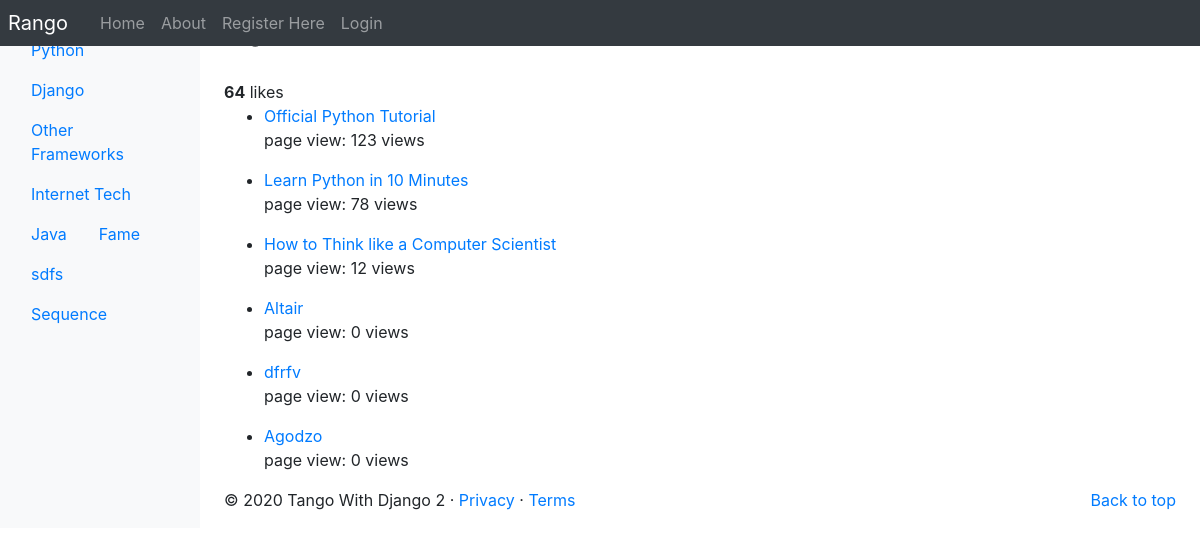
/rango/category/python/, run on an earlier commit of the app's database.
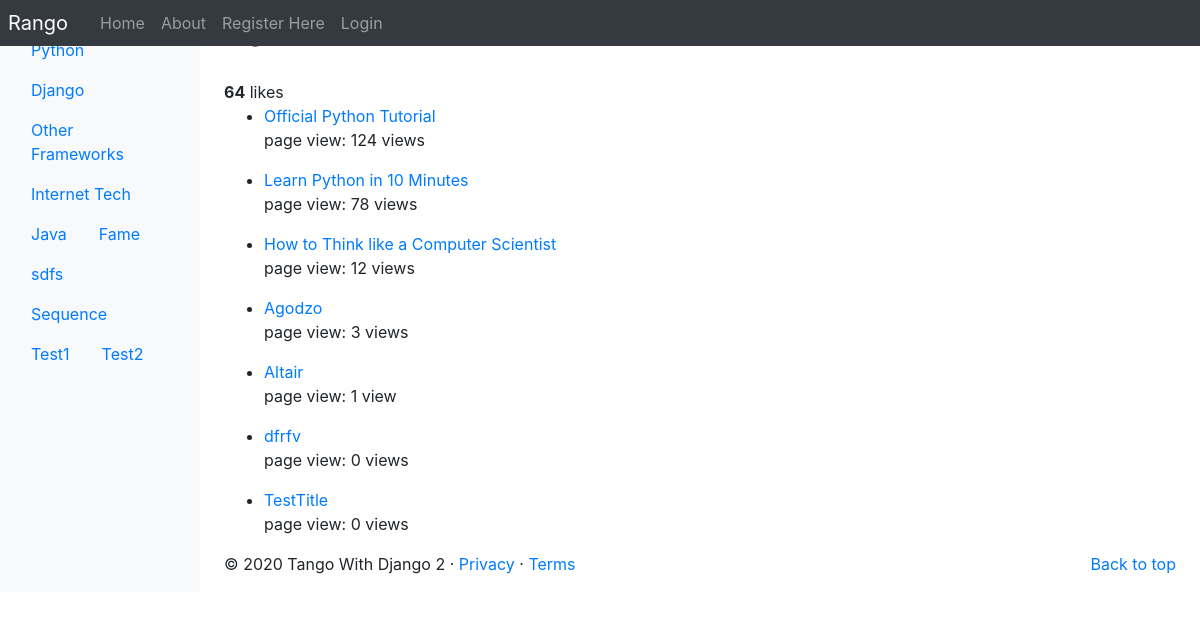
And on a later commit of the database.
### rango/models.py (models this page shows, shortened)
class Category(models.Model):
	name = models.CharField(max_length=128, unique=True)
	NAME_MAX_LENGTH = 128
	views= models.IntegerField(default=0)
	likes = models.IntegerField(default=0)
	slug = models.SlugField(unique=True)
	class Meta:
		verbose_name_plural = 'Categories'

class Page(models.Model):
	TITLE_MAX_LENGTH =128
	URL_MAX_LENGTH = 200
	category = models.ForeignKey(Category, on_delete=models.CASCADE)
	title = models.CharField(max_length=TITLE_MAX_LENGTH)
	url = models.URLField()
	views = models.IntegerField(default=0)
	class Meta:
		verbose_name_plural ='Pages'

### rango/views.py (the view, shortened to what this page needs)
# urls.py: path('category/<slug:category_name_slug>/', ShowCategoryView.as_view(), name='show_category'),
class ShowCategoryView(View):
	context_dict ={}
	query= None
	def get(self, request, category_name_slug):
		try:
			category = Category.objects.get(slug=category_name_slug)
			pages = Page.objects.filter(category=category)
			ordered_pages = pages.order_by('-views')
			self.context_dict['pages'] = ordered_pages
			self.context_dict['category'] = category
		except Category.DoesNotExist:
			self.context_dict['category'] = None
			self.context_dict['pages'] = None
		return render(request, 'rango/category.html', self.context_dict)

### rango/templatetags/rango_template_tags.py (called while the page is built)
@register.inclusion_tag('rango/categories.html')
def get_category_list(current_category = None):
    return{'categories': Category.objects.all(),
           'current_category': current_category}

### templates/rango/category.html (shortened to what this page needs)
{% extends 'rango/base.html' %}
{% load staticfiles %}
{% block body_block%}
{% if category %}
	<h1>{{category.name}}</h1> <br/>
	<div>
		<strong id="like_count">{{category.likes}}</strong> likes
	</div>
	{% if pages %}
	<ul>
		{% for page in pages %}
		<li>
			<a href="{% url 'rango:goto' %}?page_id={{page.id}}">{{page.title}}</a>
			{% if page.views > 1%}
				<p>page view: {{page.views}} views</p>
			{% elif page.views == 1 %}
				<p>page view: {{page.views}} view</p>
			{% else %}
			<p>page view: {{page.views}} views</p>
			{% endif %}
		</li>
		{% endfor %}
	</ul>
	{% else %}
		<strong>No pages currently in category.</strong><br />
	{% endif %}
{% else %}
	<strong>The specified category does not exist. </strong>
{% endif %}
{% endblock %}

### templates/rango/base.html (shortened to what this page needs)
<!DOCTYPE html>
{% load staticfiles %}
{% load rango_template_tags %}
<html lang="en">
    <head>
    <link href="https://getbootstrap.com/docs/4.2/dist/css/bootstrap.min.css" rel="stylesheet">
    <link href="https://getbootstrap.com/docs/4.2/examples/dashboard/dashboard.css" rel="stylesheet">
    </head>
    <body>
        <header>
            <nav class="navbar navbar-expand-md navbar-dark fixed-top bg-dark p-0">
                <a class="navbar-brand p-2" href="{% url 'rango:index' %}">Rango</a>
                <div class="collapse navbar-collapse" id="navbarCollapse">
                    <ul class="navbar-nav mr-auto">
                        <li class="nav-item"><a class="nav-link" href="{% url 'rango:index' %}">Home</a></li>
                        <li class="nav-item "><a class="nav-link" href="{% url 'rango:about' %}">About</a></li>
                        {% if user.is_authenticated %}
                        <li class="nav-item"><a class="nav-link" href="{% url 'auth_logout' %}?next=/rango/">Logout</a></li>
                        <li class="nav-item"><a class="nav-link" href="{% url 'rango:add_category' %}">Add Category</a></li>
                        <li class="nav-item"><a class="nav-link" href="{% url 'auth_password_change' %}">Change Password</a></li>
						<li class="nav-item"><a class="nav-link" href="{% url 'rango:profile' user.username %}">Profile</a></li>
						<li class="nav-item"><a class="nav-link" href="{% url 'rango:list_profiles' %}">List Profile</a></li>
						{% else %}
                        <li class="nav-item"><a class="nav-link" href="{% url 'registration_register' %}">Register Here</a></li>
                        <li class="nav-item "><a class="nav-link" href="{% url 'auth_login' %}">Login</a></li>
                        {% endif %}
                    </ul>
                </div>
            </nav>
        </header>
        <div class="container-fluid">
            <div class="row">
                <nav class="col-md-2 d-none d-md-block bg-light sidebar">
					<div class="w-75 ml-3">
					</div>
                    <div class="sidebar-sticky" id="categories-listing">
                    {% block sidebar_block %}
                        {% get_category_list category %}
                    {% endblock %}
                    </div>
                </nav>
                <main role="main" class="col-md-9  ml-sm-auto col-lg-10 px-4">
                    {% block body_block %}{% endblock %}
                    <footer>
                        <p class="float-right"><a href="#">Back to top</a></p>
                        <p>&copy; 2020 Tango With Django 2 &middot; <a href="#">Privacy</a> &middot; <a href="#">Terms</a></p>
                    </footer>
                </main>
            </div>
        </div>
    </body>
</html>

### templates/rango/categories.html (shortened to what this page needs)
<ul class="nav flex-cloumn">
	{% if categories %}
		{% for c in categories %}
			{% if c == current_category %}
				<li class="nav-item">
					<a class="nav-link active" href="{% url 'rango:show_category' c.slug %}">
						{{ c.name }}
					</a>
				</li>
			{% else %}
			<li class="nav-item">
				<a class="nav-link" href="{% url 'rango:show_category' c.slug %}">
					{{ c.name }}
				</a>
			</li>
			{% endif %}
		{% endfor %}
	{% else %}
	<li class="nav-item">There are no categories present</li>
	{% endif %}
</ul>

What changed in the data, as far as the page shows it:
added Category: name "Test1"
added Category: name "Test2"
changed Page "Official Python Tutorial": views "123" → "124"
changed Page "Agodzo": views "0" → "3"; moves up the list
changed Page "Altair": views "0" → "1"; views "views" → "view"
added Page: title "TestTitle", views "0"
